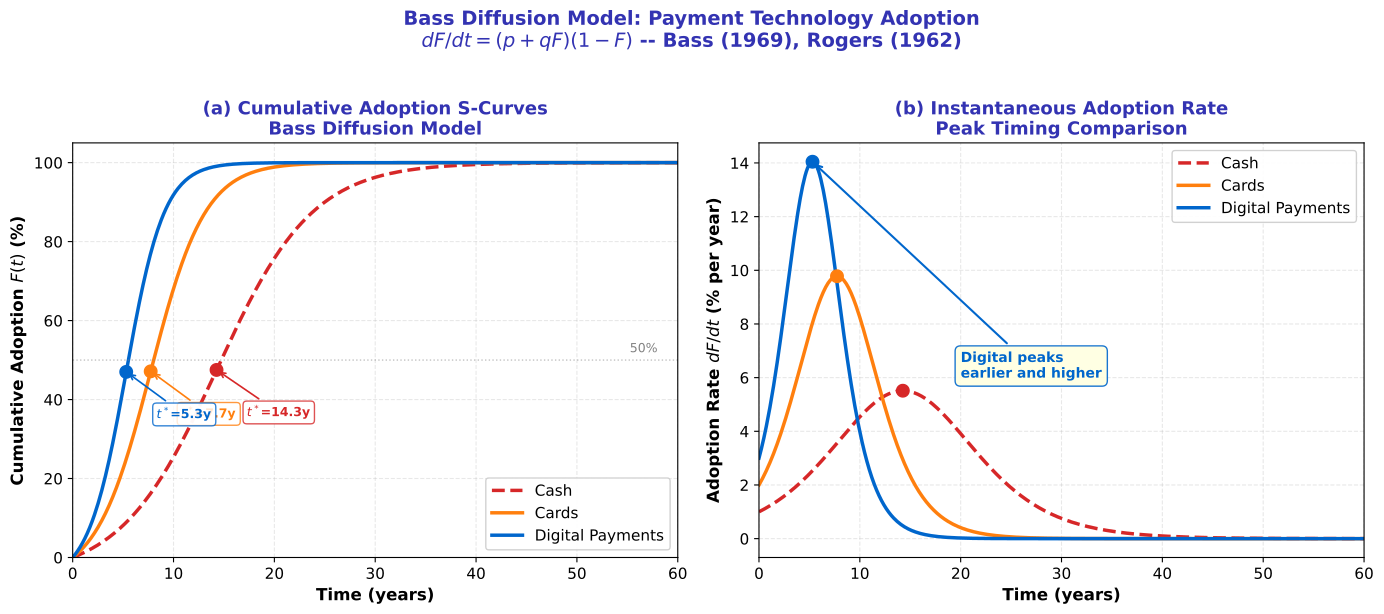

Python code for this plot:
r"""Bass Diffusion Model for Payment Technology Adoption

Multi-panel override: comparative statics requires simultaneous visibility

Panel (a): Cumulative adoption S-curves F(t) for cash, cards, digital payments.
Panel (b): Instantaneous adoption rate dF/dt showing peak adoption timing.

Economic Model:
$\frac{dF}{dt} = (p + qF)(1-F)$, $F(t) = \frac{1 - e^{-(p+q)t}}{1 + (q/p)e^{-(p+q)t}}$.
Inflection at $t^* = \frac{\ln(q/p)}{p+q}$.
Based on Bass (1969).
"""
import matplotlib.pyplot as plt
import numpy as np
from pathlib import Path

np.random.seed(42)

plt.rcParams.update({
    'font.size': 12, 'axes.labelsize': 12, 'axes.titlesize': 13,
    'xtick.labelsize': 11, 'ytick.labelsize': 11, 'legend.fontsize': 11,
    'figure.dpi': 150
})

MLPURPLE = '#3333B2'
MLBLUE = '#0066CC'
MLORANGE = '#FF7F0E'
MLGREEN = '#2CA02C'
MLRED = '#D62728'
MLLAVENDER = '#ADADE0'

def bass_F(t, p, q):
    """Bass cumulative adoption: F(t)"""
    return (1 - np.exp(-(p + q) * t)) / (1 + (q / p) * np.exp(-(p + q) * t))

def bass_dFdt(t, p, q):
    """Bass instantaneous adoption rate: dF/dt"""
    F = bass_F(t, p, q)
    return (p + q * F) * (1 - F)

def bass_inflection(p, q):
    """Time of peak adoption: t* = ln(q/p) / (p+q)"""
    return np.log(q / p) / (p + q)

# Time horizon: 0 to 60 years
t = np.linspace(0, 60, 500)

# Payment technologies with Bass parameters
technologies = [
    ('Cash', 0.01, 0.20, MLRED, '--'),
    ('Cards', 0.02, 0.35, MLORANGE, '-'),
    ('Digital Payments', 0.03, 0.50, MLBLUE, '-'),
]

fig, (ax1, ax2) = plt.subplots(1, 2, figsize=(14, 6))

# --- Panel (a): Cumulative S-curves ---
for name, p, q, color, ls in technologies:
    F = bass_F(t, p, q)
    ax1.plot(t, F * 100, color=color, linewidth=2.5, linestyle=ls, label=name)

    # Mark inflection point
    t_star = bass_inflection(p, q)
    F_star = bass_F(t_star, p, q) * 100
    ax1.plot(t_star, F_star, 'o', color=color, markersize=9, zorder=5)
    ax1.annotate(f'$t^*$={t_star:.1f}y',
                 xy=(t_star, F_star), xytext=(t_star + 3, F_star - 12),
                 fontsize=9, fontweight='bold', color=color,
                 arrowprops=dict(arrowstyle='->', color=color, lw=1.2),
                 bbox=dict(boxstyle='round,pad=0.3', facecolor='white',
                           edgecolor=color, alpha=0.8))

ax1.set_xlabel('Time (years)', fontweight='bold')
ax1.set_ylabel('Cumulative Adoption $F(t)$ (%)', fontweight='bold')
ax1.set_title('(a) Cumulative Adoption S-Curves\nBass Diffusion Model', fontweight='bold', color=MLPURPLE)
ax1.legend(loc='lower right', framealpha=0.9)
ax1.grid(True, alpha=0.3, linestyle='--')
ax1.set_xlim(0, 60)
ax1.set_ylim(0, 105)
ax1.axhline(y=50, color='gray', linestyle=':', alpha=0.5, linewidth=1)
ax1.text(58, 52, '50%', fontsize=9, color='gray', ha='right')

# --- Panel (b): Adoption rate dF/dt ---
for name, p, q, color, ls in technologies:
    dFdt = bass_dFdt(t, p, q)
    ax2.plot(t, dFdt * 100, color=color, linewidth=2.5, linestyle=ls, label=name)

    # Mark peak
    t_star = bass_inflection(p, q)
    dF_peak = bass_dFdt(t_star, p, q) * 100
    ax2.plot(t_star, dF_peak, 'o', color=color, markersize=9, zorder=5)

ax2.set_xlabel('Time (years)', fontweight='bold')
ax2.set_ylabel('Adoption Rate $dF/dt$ (% per year)', fontweight='bold')
ax2.set_title('(b) Instantaneous Adoption Rate\nPeak Timing Comparison', fontweight='bold', color=MLPURPLE)
ax2.legend(loc='upper right', framealpha=0.9)
ax2.grid(True, alpha=0.3, linestyle='--')
ax2.set_xlim(0, 60)

# Annotate speed comparison
ax2.annotate('Digital peaks\nearlier and higher',
             xy=(bass_inflection(0.03, 0.50), bass_dFdt(bass_inflection(0.03, 0.50), 0.03, 0.50) * 100),
             xytext=(20, 6),
             fontsize=10, fontweight='bold', color=MLBLUE,
             arrowprops=dict(arrowstyle='->', color=MLBLUE, lw=1.5),
             bbox=dict(boxstyle='round,pad=0.4', facecolor='lightyellow',
                       edgecolor=MLBLUE, alpha=0.9))

fig.suptitle('Bass Diffusion Model: Payment Technology Adoption\n'
             '$dF/dt = (p + qF)(1-F)$ -- Bass (1969), Rogers (1962)',
             fontweight='bold', fontsize=14, color=MLPURPLE, y=1.02)

plt.tight_layout()
plt.savefig(Path(__file__).parent / 'chart.pdf', dpi=300, bbox_inches='tight')
plt.savefig(Path(__file__).parent / 'chart.png', dpi=150, bbox_inches='tight')
plt.close()
print("Chart saved to chart.pdf and chart.png")
